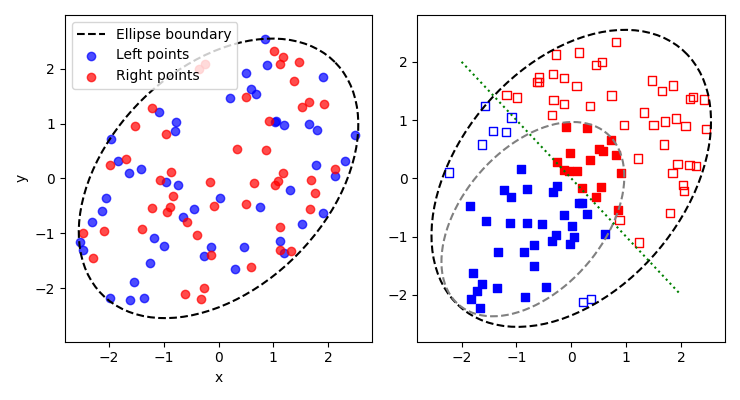

Write the Python code that produced this figure.
import numpy as np
import matplotlib.pyplot as plt
import pickle
import math

# Load from the file
with open("data4C_random.pkl", "rb") as f:
    states, VEW = pickle.load(f)
    
import numpy as np
import matplotlib.pyplot as plt

import numpy as np
import random

def generate_points_inside_ellipse(num_points, h, k, a, b, theta):
    """
    Generate random points inside an ellipse, ensuring 50% are on the left side (x < h)
    and 50% are on the right side (x >= h), and the points are mixed randomly.

    Args:
        num_points (int): Number of points to generate.
        h, k (float): Center of the ellipse.
        a, b (float): Semi-major and semi-minor axes of the ellipse.
        theta (float): Rotation angle of the ellipse (in radians).

    Returns:
        list: List of (x, y) points inside the ellipse.
    """
    points = []

    # Generate points randomly inside the ellipse
    while len(points) < num_points:
        # Generate random radius and angle
        r = np.sqrt(np.random.uniform(0, 1))  # Ensure uniform distribution
        angle = np.random.uniform(0, 2 * np.pi)

        # Scale to ellipse dimensions
        x = r * a * np.cos(angle)
        y = r * b * np.sin(angle)

        # Rotate by the ellipse's angle
        x_rot = h + x * np.cos(theta) - y * np.sin(theta)
        y_rot = k + x * np.sin(theta) + y * np.cos(theta)

        points.append((x_rot, y_rot))

    # Split points into left and right sides
    left_points = [p for p in points if p[0] < h]
    right_points = [p for p in points if p[0] >= h]

    # Ensure exactly 50% of points on each side
    half_points = num_points // 2
    if len(left_points) > half_points:
        left_points = left_points[:half_points]
    if len(right_points) > half_points:
        right_points = right_points[:half_points]

    # Generate additional points if needed to balance the sides
    while len(left_points) < half_points:
        r = np.sqrt(np.random.uniform(0, 1))
        angle = np.random.uniform(np.pi / 2, 3 * np.pi / 2)  # Focus on left side
        x = r * a * np.cos(angle)
        y = r * b * np.sin(angle)
        x_rot = h + x * np.cos(theta) - y * np.sin(theta)
        y_rot = k + x * np.sin(theta) + y * np.cos(theta)
        if x_rot < h:
            left_points.append((x_rot, y_rot))

    while len(right_points) < half_points:
        r = np.sqrt(np.random.uniform(0, 1))
        angle = np.random.uniform(-np.pi / 2, np.pi / 2)  # Focus on right side
        x = r * a * np.cos(angle)
        y = r * b * np.sin(angle)
        x_rot = h + x * np.cos(theta) - y * np.sin(theta)
        y_rot = k + x * np.sin(theta) + y * np.cos(theta)
        if x_rot >= h:
            right_points.append((x_rot, y_rot))

    # Combine the two halves and shuffle
    all_points = left_points + right_points
    random.shuffle(all_points)

    return all_points

def rotate_point(x, y, h, k, angle_deg):
    # Convert angle from degrees to radians
    angle_rad = np.radians(angle_deg)
    
    # Apply the inverse of the rotation matrix
    x_rot = (x - h) * np.cos(angle_rad) + (y - k) * np.sin(angle_rad)
    y_rot = -(x - h) * np.sin(angle_rad) + (y - k) * np.cos(angle_rad)
    
    return x_rot, y_rot

def is_point_outside_rotated_ellipse(x, y, h, k, a, b, angle_deg):
    # Rotate the point to the ellipse's unrotated frame
    x_rot, y_rot = rotate_point(x, y, h, k, angle_deg)
    
    # Check if the rotated point lies inside the unrotated ellipse
    ellipse_value = (x_rot**2) / a**2 + (y_rot**2) / b**2
    
    # Return True if the point is inside or on the ellipse, else False
    return ellipse_value > 1

# Ellipse parameters
h, k = 0, 0  # Center
a, b = 3, 2  # Semi-major and semi-minor axes
theta = np.pi / 4  # Rotation angle

# Number of points
num_points = len(VEW)  # Length of VEW

# Generate points inside the ellipse
points = generate_points_inside_ellipse(num_points, h, k, a, b, theta)
left_points = [point for point in points[:50]]
right_points = [point for point in points[50:]]


# Plotting
fig, axs = plt.subplots(1, 2, figsize=(7.4, 4))

# Subplot 1: Separate into left and right halves
ellipse_theta = np.linspace(0, 2 * np.pi, 100)
ellipse_x = h + a * np.cos(ellipse_theta) * np.cos(theta) - b * np.sin(ellipse_theta) * np.sin(theta)
ellipse_y = k + a * np.cos(ellipse_theta) * np.sin(theta) + b * np.sin(ellipse_theta) * np.cos(theta)

axs[0].plot(ellipse_x, ellipse_y, color="black", linestyle="--", label="Ellipse boundary")
axs[0].scatter(*zip(*left_points), color="blue", label="Left points", alpha=0.7)
axs[0].scatter(*zip(*right_points), color="red", label="Right points", alpha=0.7)
#axs[0].axvline(h, color="green", linestyle=":", label="Split Line")
axs[0].legend()
#axs[0].set_title("Separation by Left and Right")
axs[0].set_xlabel("x")
axs[0].set_ylabel("y")
axs[0].axis("equal")


# Subplot 2: Color points based on VEW values
outer_values = VEW[50:]  # Values for the outer ellipse
inner_values = VEW[:50]  # Values for the inner ellipse

positive_count = sum(1 for x in outer_values if x > 0)
print(f"Number of positive elements outer: {positive_count}")
positive_count = sum(1 for x in inner_values if x > 0)
print(f"Number of positive elements inner: {positive_count}")

# Outer ellipse parameters
h_outer, k_outer = 0, 0  # Center
a_outer, b_outer = 3, 2  # Semi-major and semi-minor axes
theta_outer = np.pi / 4  # Rotation angle (45 degrees)

# Inner ellipse parameters
h_inner, k_inner = -0.7, -0.7  # Center
a_inner, b_inner = 2, 1.25  # Semi-major and semi-minor axes
theta_inner = np.pi / 4  # Rotation angle (45 degrees)

# Function to rotate and translate points
def rotate_and_translate(x, y, angle, h, k):
    x_rot = x * np.cos(angle) - y * np.sin(angle) + h
    y_rot = x * np.sin(angle) + y * np.cos(angle) + k
    return x_rot, y_rot

# Initialize points
positive_points_outer = []
negative_points_outer = []
positive_points_inner = []
negative_points_inner = []

# Generate random points for the outer ellipse      
for value in outer_values:
    while True:
        # Generate random x and y within the outer ellipse bounds
        x = np.random.uniform(-a_outer, a_outer)
        y = np.random.uniform(-b_outer, b_outer)
        if ((x**2 / a_outer**2 + y**2 / b_outer**2) < 1):   
            # Rotate and translate the point
            x_rot, y_rot = rotate_and_translate(x, y, theta_outer, h_outer, k_outer)
            if is_point_outside_rotated_ellipse(x_rot, y_rot, h_inner, k_inner, a_inner, b_inner, 45):
                # Check placement above/below the line y = -x
                if value < 0 and y_rot > -x_rot:  # Negative values above the line
                    negative_points_outer.append((x_rot, y_rot))
                    break
                elif value > 0 and y_rot < -x_rot:  # Positive values below the line
                    positive_points_outer.append((x_rot, y_rot))
                    break


# Generate random points for the inner ellipse
for value in inner_values:
    while True:
        # Generate random x and y within the inner ellipse bounds
        x = np.random.uniform(-a_inner, a_inner)
        y = np.random.uniform(-b_inner, b_inner)
        if (x**2 / a_inner**2 + y**2 / b_inner**2) < 1:  # Within the inner ellipse
            # Rotate and translate the point
            x_rot, y_rot = rotate_and_translate(x, y, theta_inner, h_inner, k_inner)
            # Check placement above/below the line y = -x
            if value < 0 and y_rot > -x_rot:  # Negative values above the line
                negative_points_inner.append((x_rot, y_rot))
                break
            elif value > 0 and y_rot < -x_rot:  # Positive values below the line
                positive_points_inner.append((x_rot, y_rot))
                break


# Plot the positive and negative points in the outer ellipse
if positive_points_outer:
    x_pos_outer, y_pos_outer = zip(*positive_points_outer)
    axs[1].scatter(x_pos_outer, y_pos_outer, color="blue", marker='s',facecolors='none')
if negative_points_outer:
    x_neg_outer, y_neg_outer = zip(*negative_points_outer)
    axs[1].scatter(x_neg_outer, y_neg_outer, color="red", marker='s',facecolors='none')

# Plot the positive and negative points in the inner ellipse
if positive_points_inner:
    x_pos_inner, y_pos_inner = zip(*positive_points_inner)
    axs[1].scatter(x_pos_inner, y_pos_inner, color="blue", marker='s')
if negative_points_inner:
    x_neg_inner, y_neg_inner = zip(*negative_points_inner)
    axs[1].scatter(x_neg_inner, y_neg_inner, color="red", marker='s')

# Plot the outer ellipse boundary
theta_vals = np.linspace(0, 2 * np.pi, 100)
x_outer = a_outer * np.cos(theta_vals)
y_outer = b_outer * np.sin(theta_vals)
x_outer_rot, y_outer_rot = rotate_and_translate(x_outer, y_outer, theta_outer, h_outer, k_outer)
axs[1].plot(x_outer_rot, y_outer_rot, color="black", linestyle="--", label="Outer ellipse")

# Plot the inner ellipse boundary
x_inner = a_inner * np.cos(theta_vals)
y_inner = b_inner * np.sin(theta_vals)
x_inner_rot, y_inner_rot = rotate_and_translate(x_inner, y_inner, theta_inner, h_inner, k_inner)
axs[1].plot(x_inner_rot, y_inner_rot, color="gray", linestyle="--", label="Inner ellipse")

# Plot the line y = -x
x_line = np.linspace(-2, 2, 2)
y_line = -x_line
axs[1].plot(x_line, y_line, color="green", linestyle=":", label="y = -x")

plt.tight_layout()
plt.savefig("plot_pure_VEW.png")
plt.savefig("plot_pure_VEW.eps")
plt.show()
